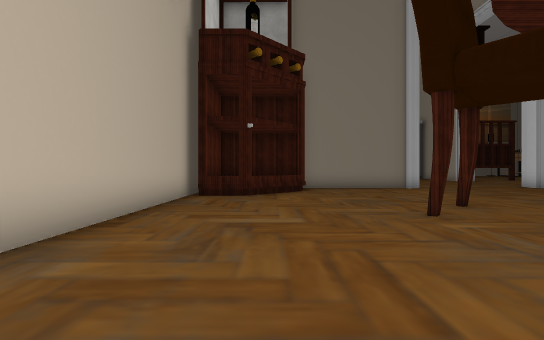
[1] (above)

24 first-person views from a walk through a scene from a Unity 3-D project. The camera is 1.5 m above the floor, looks level and sees 85° across. The floor is counted in squares, 2 m on a side. Each view is taken from the middle of a square. On the plan, view 1 faces up. The plan holds only what a view shows up to about 10 squares ahead; the rest is blank. The place goes on beyond the plan. The player character is not drawn. Door leaves are left out, so doorways stand open. Some surface patterns are stand-ins.

[2]
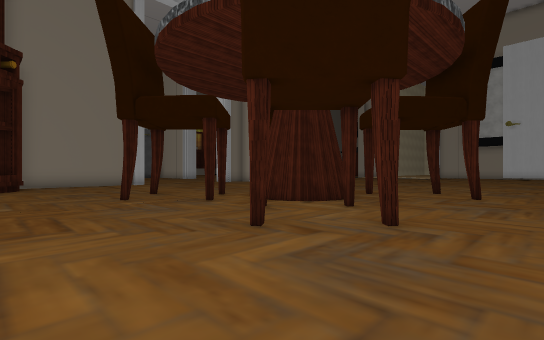

[3]
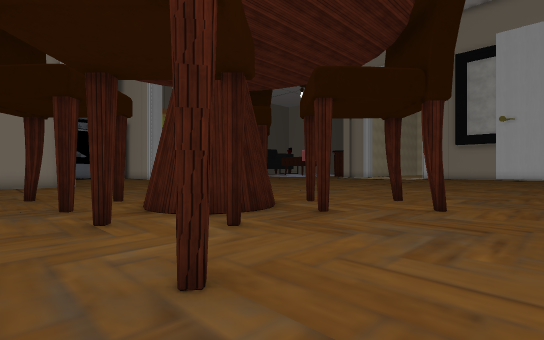

[4]
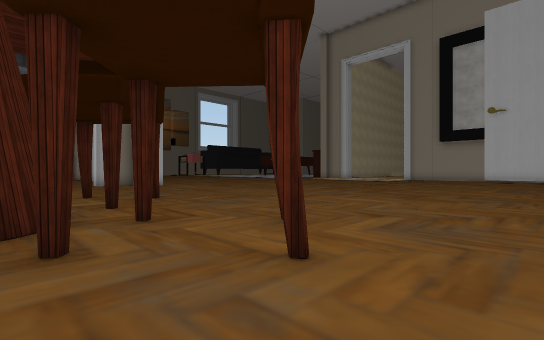

[5]
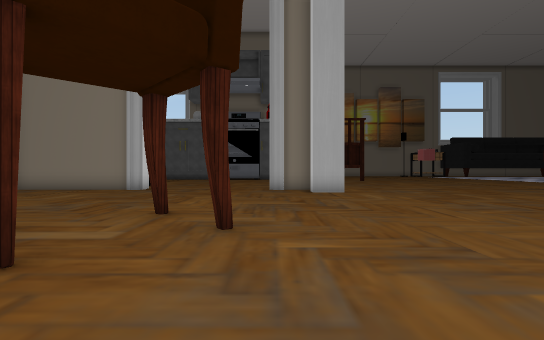

[6]
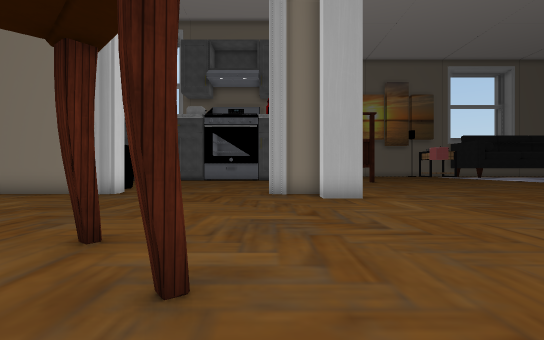

[7]
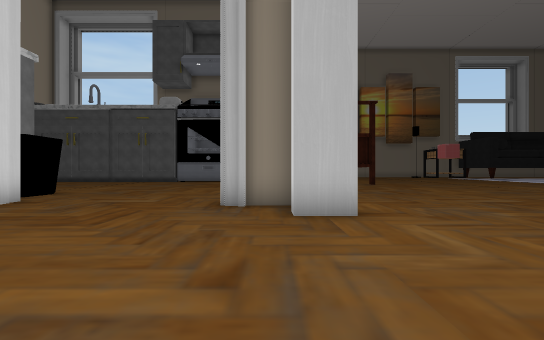

[8]
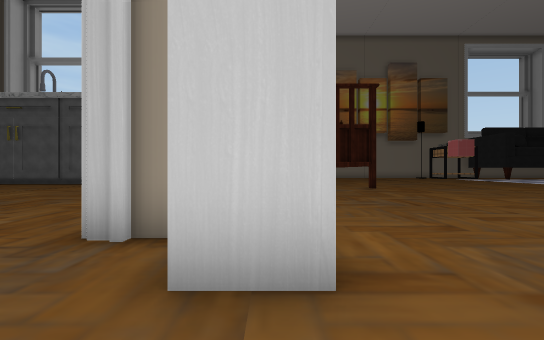

[9]
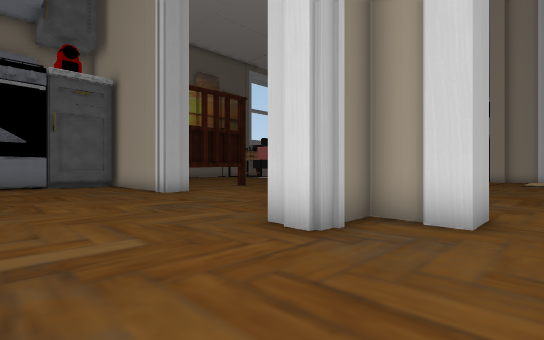

[10]
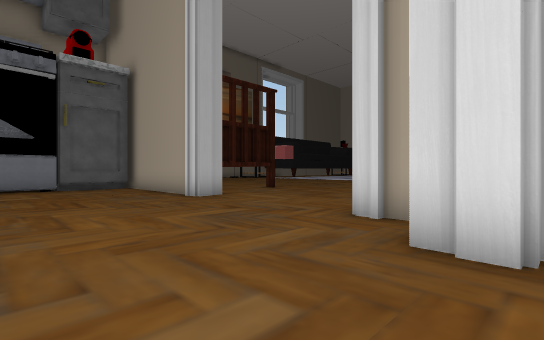

[11]
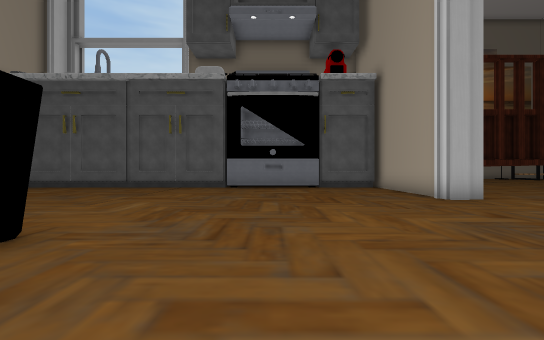

[12]
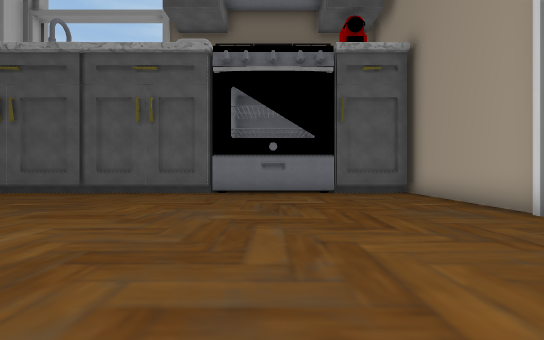

[13]
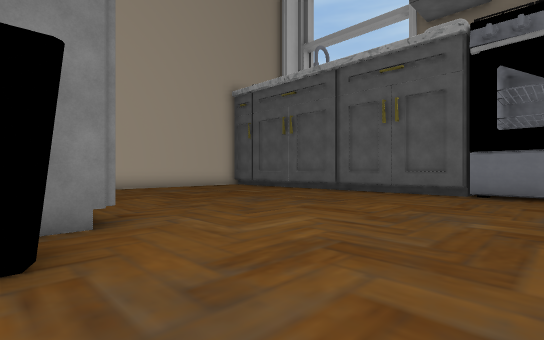

[14]
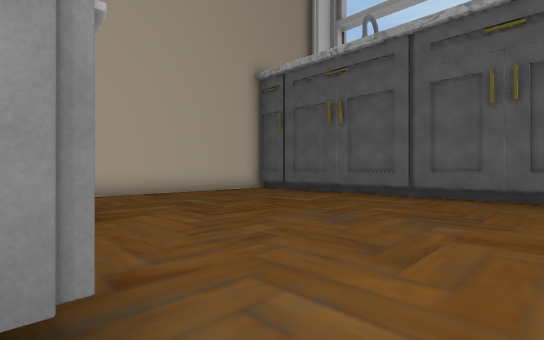

[15]
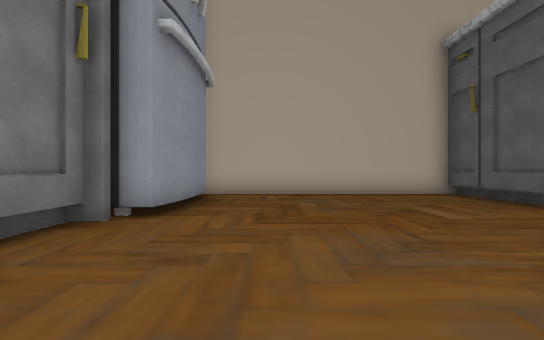

[16]
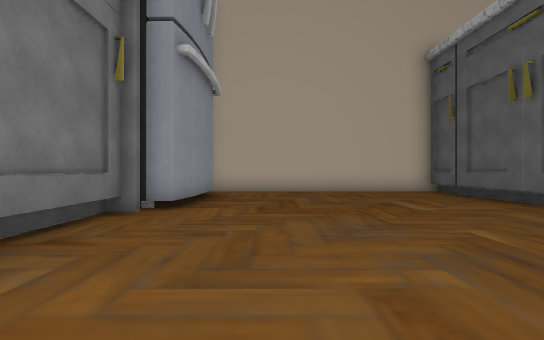

[17]
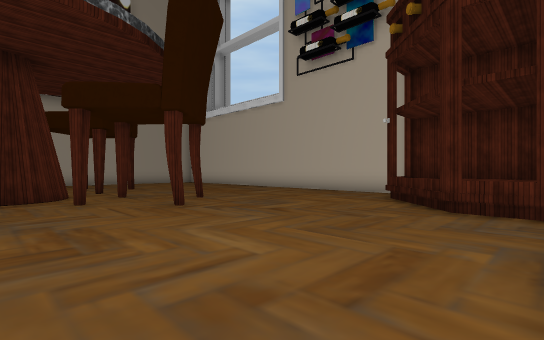

[18]
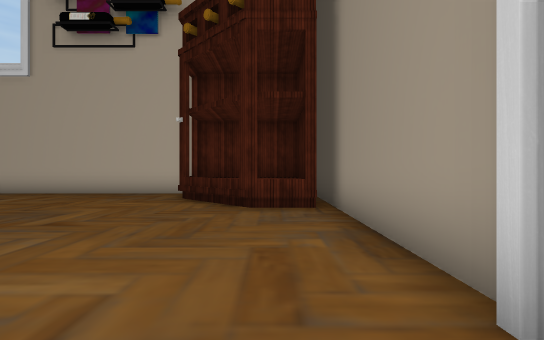

[19]
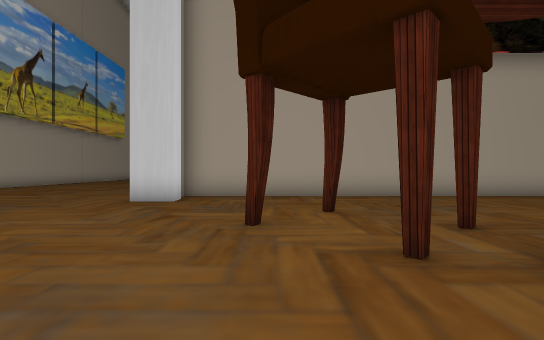

[20]
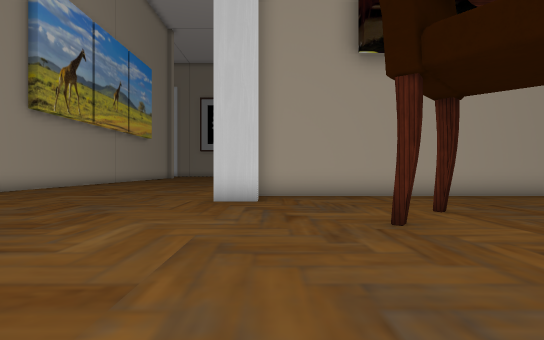

[21]
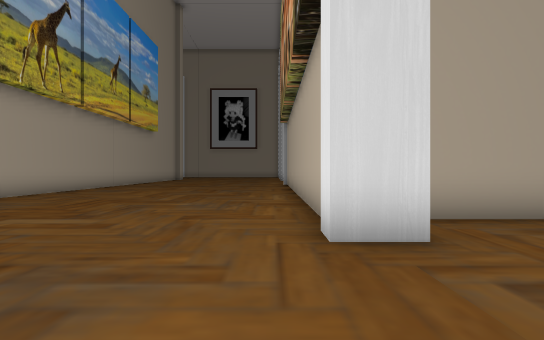

[22]
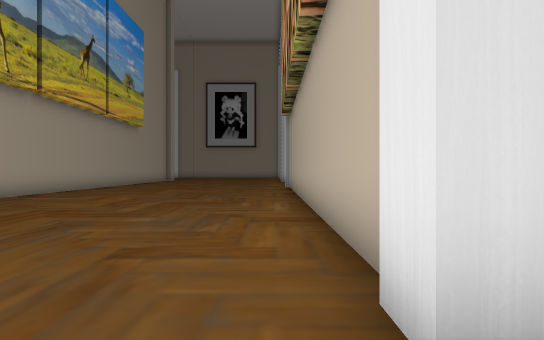

[23]
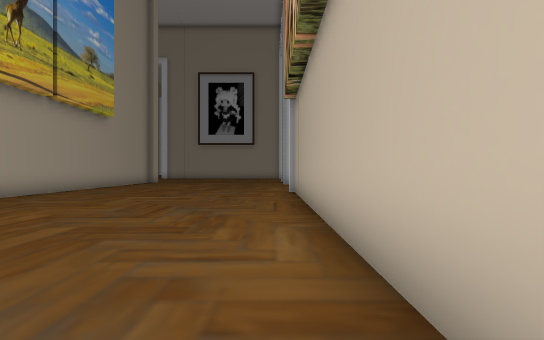

[24]
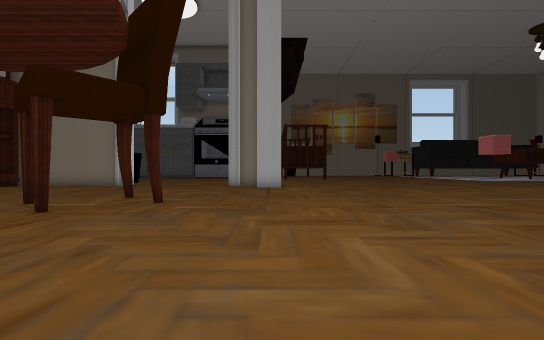

### Floor plan
Key: @ floor where view 1 was taken; # wall or solid block; . floor; D open door; ^ raised ledge; O other object.
Columns run from 5 left of view 1 to 20 right of it. Each row starts with its distance up from view 1.
 25 ###################
 24 #.................#
 23 #.................#
 22 #.................# ..
 21 #.................# ..
 20 #.................#..
 19 #.........................
 18 #.........................
 17 #.####....................
 16      ####.................
 15          .O...............
 14           O.......#......
 13       ######....###.......
 12    ####...........#.......
 11    #^^^...........#.......
 10    #^DD..................
  9   ##^D..................
  8   #.......................
  7   #.......................
  6   #......#....#...........
  5   #.....#.#..#.#.........
  4   #......................
  3   #......#.####.........
  2   #........###.........
  1     .....#.##.#........
  0      @..#.#....#........
 -1      ....#....#..........
 -2      ....................
 -3      ...................
 -4         ..........#......
 -5        ############.......
 -6                   #.......
 -7                   #.......
 -8                   #.......
 -9                   #.......
-10                   #.......
-11                   #.......
-12                   #.......
-13                   #.......
-14                   #.......
-15                   #.......

Positions as (right, up) in squares from view 1, and headings:
1: (0, 0), facing up
2: (0, -3), facing up-right
3: (3, -3), facing up-right
4: (7, -3), facing up-right
5: (11, 1), facing up
6: (11, 3), facing up
7: (12, 6), facing up
8: (13, 9), facing up
9: (8, 10), facing up-right
10: (8, 12), facing up-right
11: (8, 12), facing up
12: (8, 15), facing up
13: (8, 15), facing up-left
14: (5, 16), facing up-left
15: (5, 19), facing left
16: (6, 19), facing left
17: (7, 12), facing down-left
18: (7, 11), facing left
19: (10, 4), facing down
20: (12, 4), facing down
21: (14, 0), facing down
22: (14, -2), facing down
23: (14, -5), facing down
24: (13, -2), facing up
